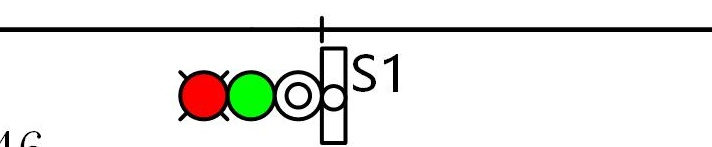
#> input picture little_light/micro_0004_S1.jpg, 712 x 147 px
$ python detect_traffic_light.py
#> lines starting #> are read from the running program, lines starting #| are printed output that depends on the picture; after the words box and inside, x2 and y2 are one past the last pixel; in counts of white or black regions, pixels touching at a corner belong together
import cv2
import numpy as np
import os

def detect_traffic_light_contour(img_path, output_path=None):
    """
    Detects traffic light contours (vertical rectangle with ~3 circles) in small images.
    Follows the pipeline:
    1. Preprocessing (Upscale -> Denoise -> Threshold/Canny -> Morphology)
    2. Contour Filtering (Rectangle shape, Aspect Ratio)
    3. Internal Structure Check (Circles/Blobs inside)
    """
#> called with img_path = 'micro_0004_S1.jpg', output_path = 'detected_traffic_light.jpg'

    # 1. Read Image
    original_img = cv2.imread(img_path)
#> original_img is the input picture: shape (147, 712, 3); mean B, G, R 230.1, 233.5, 233.5
    if original_img is None:
        print(f"Error: Could not read image {img_path}")
        return

    h, w = original_img.shape[:2]
#> h = 147; w = 712
    print(f"Original Size: {w}x{h}")
#| Original Size: 712x147

    # 2. Preprocessing
    # Upscale if small (e.g., width < 100)
    scale_factor = 1
    processed_img = original_img.copy()
    if w < 100 or h < 100:
        scale_factor = 4  # Scale up 4x as suggested
        processed_img = cv2.resize(original_img, (0, 0), fx=scale_factor, fy=scale_factor, interpolation=cv2.INTER_CUBIC)
        print(f"Upscaled by {scale_factor}x to: {processed_img.shape[1]}x{processed_img.shape[0]}")

    gray = cv2.cvtColor(processed_img, cv2.COLOR_BGR2GRAY)
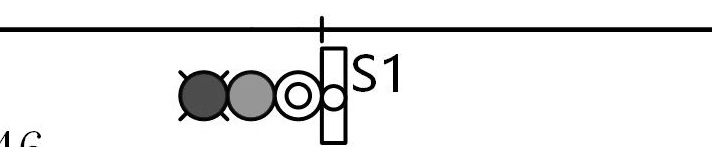
#> gray: shape (147, 712); min 0, max 255, mean 233.1

    # Denoise
    denoised = cv2.bilateralFilter(gray, 9, 75, 75)

    # Edge Detection / Thresholding
    # Option A: Canny (Adaptive)
    # v = np.median(denoised)
    # sigma = 0.33
    # lower = int(max(0, (1.0 - sigma) * v))
    # upper = int(min(255, (1.0 + sigma) * v))
    # edges = cv2.Canny(denoised, lower, upper)

    # Option B: Otsu Thresholding (often better for solid shapes)
    # Use THRESH_BINARY_INV because traffic lights are usually darker than sky/background
    # Or adaptive if lighting varies
    _, binary = cv2.threshold(denoised, 0, 255, cv2.THRESH_BINARY_INV + cv2.THRESH_OTSU)
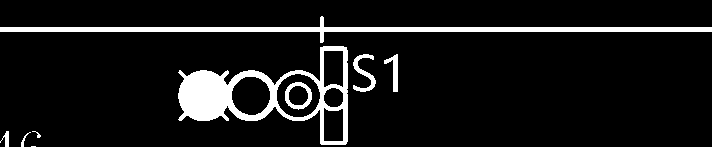
#> binary: shape (147, 712); 9% white; 9 white regions (1 under 20 px), largest, box (x1, y1, x2, y2) and area: (178, 46, 348, 145) 4773, (0, 16, 712, 43) 3645, (353, 54, 376, 92) 319

    # Morphology to close gaps and remove noise
    kernel = cv2.getStructuringElement(cv2.MORPH_RECT, (3, 3))
    # Close: connect broken parts
    closed = cv2.morphologyEx(binary, cv2.MORPH_CLOSE, kernel, iterations=2)
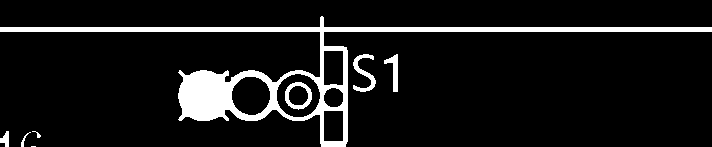
#> closed: shape (147, 712); 9.2% white; 8 white regions (1 under 20 px), largest, box (x1, y1, x2, y2) and area: (0, 16, 712, 147) 8598, (353, 54, 376, 92) 319, (285, 82, 312, 110) 297
    # Open: remove small noise
    opened = cv2.morphologyEx(closed, cv2.MORPH_OPEN, kernel, iterations=1)
#> opened: shape (147, 712); 9.1% white; 7 white regions (2 under 20 px), largest, box (x1, y1, x2, y2) and area: (0, 17, 712, 147) 8591, (353, 54, 376, 92) 315, (285, 82, 312, 109) 296, (384, 55, 398, 92) 227, (0, 131, 9, 147) 92

    debug_vis = cv2.cvtColor(opened, cv2.COLOR_GRAY2BGR) # For visualization
#> debug_vis: shape (147, 712, 3); 9.1% white; 7 white regions (2 under 20 px)

    # 3. Contour Detection
    contours, _ = cv2.findContours(opened, cv2.RETR_TREE, cv2.CHAIN_APPROX_SIMPLE)
#> contours = 13 contours, 2 with area under 20; largest, box (x1, y1, x2, y2) and area: (0, 17, 712, 147) 11662, (276, 73, 321, 118) 1513, (231, 76, 271, 116) 1192, (323, 50, 344, 86) 691, (323, 110, 344, 142) 618

    candidates = []

    for cnt in contours:
        area = cv2.contourArea(cnt)
        if area < 100 * (scale_factor**2): # Filter very small noise
            continue

        # Approx Polygon
        peri = cv2.arcLength(cnt, True)
        approx = cv2.approxPolyDP(cnt, 0.04 * peri, True)

        x, y, w_rect, h_rect = cv2.boundingRect(approx)
        if w_rect == 0: continue
        aspect_ratio = float(h_rect) / w_rect

        # Check if it's roughly rectangular (4-6 vertices allowed for imperfect shapes)
        if len(approx) >= 4 and len(approx) <= 8:

            # Traffic lights are usually vertical rectangles (AR > 1.2 approx)
            if aspect_ratio > 1.2:
                candidates.append((cnt, (x, y, w_rect, h_rect)))
#> this loop made 13 passes
#> (area, peri, x, y, w_rect, h_rect, aspect_ratio) on passes 4, 5, 6, 8, 9, 10, 11, 12: (179.5, 95.9, 384, 55, 14, 37, 2.64), (244.5, 161, 354, 55, 21, 36, 1.71), (11661.5, 2105.1, 0, 27, 712, 120, 0.169), (321.5, 66.53, 323, 87, 21, 21, 1), (1192.5, 128.5, 231, 76, 40, 40, 1), (1513, 145.5, 276, 73, 45, 45, 1), (552, 87.6, 285, 82, 27, 27, 1), (322.5, 66.53, 288, 85, 21, 21, 1)
#> (area, peri, approx, x, y, w_rect, h_rect, aspect_ratio) on passes 7, 13: (618, 99.66, [[324, 110], [343, 111], [342, 141], [323, 140]], 323, 110, 21, 32, 1.52), (691, 108.5, [[324, 50], [343, 51], [342, 85], [323, 84]], 323, 50, 21, 36, 1.71)
#> after the loop, candidates = 4 items

    print(f"Found {len(candidates)} candidate rectangles.")
#| Found 4 candidate rectangles.

    final_matches = []

    # 4. Internal Structure Check (Circles inside)
    for i, (cnt, rect) in enumerate(candidates):
        x, y, w_rect, h_rect = rect
        roi = gray[y:y+h_rect, x:x+w_rect]

        # Look for circles in ROI
        # HoughCircles can be tricky on small ROIs.
        # Alternative: Threshold and find small contours inside.

        # Let's try simple blob/contour detection inside ROI
        _, roi_bin = cv2.threshold(roi, 0, 255, cv2.THRESH_BINARY_INV + cv2.THRESH_OTSU)

        roi_contours, _ = cv2.findContours(roi_bin, cv2.RETR_LIST, cv2.CHAIN_APPROX_SIMPLE)

        circles_found = 0
        circle_centers = []
        valid_circle_contours = []

        for sub_cnt in roi_contours:
            sub_area = cv2.contourArea(sub_cnt)
            # Filter by area relative to ROI
            if sub_area < (w_rect * h_rect) * 0.05 or sub_area > (w_rect * h_rect) * 0.3:
                continue

            # Check circularity: 4*pi*Area / Perimeter^2
            sub_peri = cv2.arcLength(sub_cnt, True)
            if sub_peri == 0: continue
            circularity = 4 * np.pi * sub_area / (sub_peri * sub_peri)

            if circularity > 0.6: # Somewhat circular
                circles_found += 1
                valid_circle_contours.append(sub_cnt)
                M = cv2.moments(sub_cnt)
                if M["m00"] != 0:
                    cX = int(M["m10"] / M["m00"])
                    cY = int(M["m01"] / M["m00"])
                    circle_centers.append((cX, cY))

        # Check for vertical alignment of circles
        is_traffic_light = False
        if circles_found >= 2: # At least 2 or 3 lights
            # Check vertical alignment (similar X coordinates)
            xs = [c[0] for c in circle_centers]
            if np.std(xs) < w_rect * 0.2: # Centers align vertically
                is_traffic_light = True

        # Heuristic: If we found a nice rectangle and circles/blobs inside
        if is_traffic_light or (aspect_ratio > 2.0 and circles_found >= 1):
             final_matches.append(cnt)
             cv2.drawContours(processed_img, [cnt], -1, (0, 255, 0), 2)

             # Draw internal circles
             for c_cnt in valid_circle_contours:
                 # Shift contour to global coordinates
                 c_cnt_shifted = c_cnt + np.array([[x, y]])
                 cv2.drawContours(processed_img, [c_cnt_shifted], -1, (0, 0, 255), 1)

             cv2.putText(processed_img, f"Signal {circles_found}", (x, y-5), cv2.FONT_HERSHEY_SIMPLEX, 0.5, (0,255,0), 2)
             print(f"Match found at ({x}, {y}, {w_rect}, {h_rect}) with {circles_found} internal circles.")
#> this loop made 4 passes
#> (x, y, w_rect, h_rect, roi_contours) on passes 1 to 4: (384, 55, 14, 37, 1 contour; box (x1, y1, x2, y2) and area: (0, 0, 14, 37) 170), (354, 55, 21, 36, 1 contour; box (x1, y1, x2, y2) and area: (0, 0, 21, 36) 221), (323, 110, 21, 32, 2 contours, all with area under 20), (323, 50, 21, 36, 2 contours, all with area under 20)
#> pass 2, in detect_traffic_light_contour, `_, roi_bin = cv2.threshold(roi, 0, 255, cv2.THRESH_BINARY_INV + cv2.TH..`:
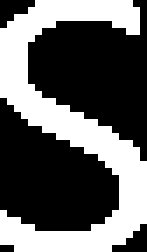
#> roi_bin: shape (36, 21) (shown 7 times larger); 38.6% white; 1 white region, box (x1, y1, x2, y2) and area: (0, 0, 21, 36) 292
#> pass 3, in detect_traffic_light_contour, `_, roi_bin = cv2.threshold(roi, 0, 255, cv2.THRESH_BINARY_INV + cv2.TH..`:
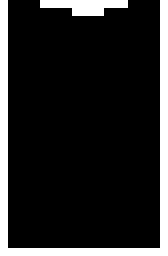
#> roi_bin: shape (32, 21) (shown 8 times larger); 14.6% white in thin lines or dots
#> after the loop:
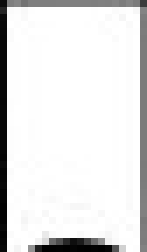
#> roi: shape (36, 21) (shown 7 times larger); min 0, max 255, mean 226.8
#> after the loop:
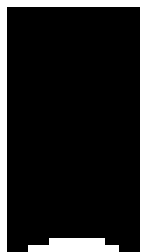
#> roi_bin: shape (36, 21) (shown 7 times larger); 14.8% white in thin lines or dots
#> after the loop, final_matches = []

    # 5. Output
    if output_path:
        cv2.imwrite(output_path, processed_img)
        print(f"Result saved to {output_path}")

        # Save debug image too
        debug_path = output_path.replace(".jpg", "_debug.jpg")
        cv2.imwrite(debug_path, debug_vis)

import sys

# Test on a file if it exists
if __name__ == "__main__":
    test_img = "micro_0004_S1.jpg"

    if os.path.exists(test_img):
        detect_traffic_light_contour(test_img, "detected_traffic_light.jpg")
    else:
        print(f"Image {test_img} not found.")
